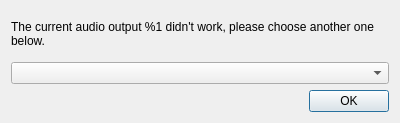
<?xml version="1.0" encoding="UTF-8"?>
<ui version="4.0">
 <class>OutputSelectionDialog</class>
 <widget class="QDialog" name="OutputSelectionDialog">
  <property name="geometry">
   <rect>
    <x>0</x>
    <y>0</y>
    <width>400</width>
    <height>123</height>
   </rect>
  </property>
  <property name="windowTitle">
   <string>Choose an Audio Output</string>
  </property>
  <property name="modal">
   <bool>true</bool>
  </property>
  <layout class="QVBoxLayout" name="verticalLayout">
   <item>
    <widget class="QLabel" name="label">
     <property name="text">
      <string>The current audio output %1 didn't work, please choose another one below.</string>
     </property>
     <property name="wordWrap">
      <bool>true</bool>
     </property>
    </widget>
   </item>
   <item>
    <widget class="QComboBox" name="comboBox"/>
   </item>
   <item>
    <widget class="QDialogButtonBox" name="buttonBox">
     <property name="orientation">
      <enum>Qt::Horizontal</enum>
     </property>
     <property name="standardButtons">
      <set>QDialogButtonBox::Ok</set>
     </property>
    </widget>
   </item>
  </layout>
 </widget>
 <resources/>
 <connections>
  <connection>
   <sender>buttonBox</sender>
   <signal>accepted()</signal>
   <receiver>OutputSelectionDialog</receiver>
   <slot>accept()</slot>
   <hints>
    <hint type="sourcelabel">
     <x>248</x>
     <y>254</y>
    </hint>
    <hint type="destinationlabel">
     <x>157</x>
     <y>274</y>
    </hint>
   </hints>
  </connection>
  <connection>
   <sender>buttonBox</sender>
   <signal>rejected()</signal>
   <receiver>OutputSelectionDialog</receiver>
   <slot>reject()</slot>
   <hints>
    <hint type="sourcelabel">
     <x>316</x>
     <y>260</y>
    </hint>
    <hint type="destinationlabel">
     <x>286</x>
     <y>274</y>
    </hint>
   </hints>
  </connection>
 </connections>
</ui>
